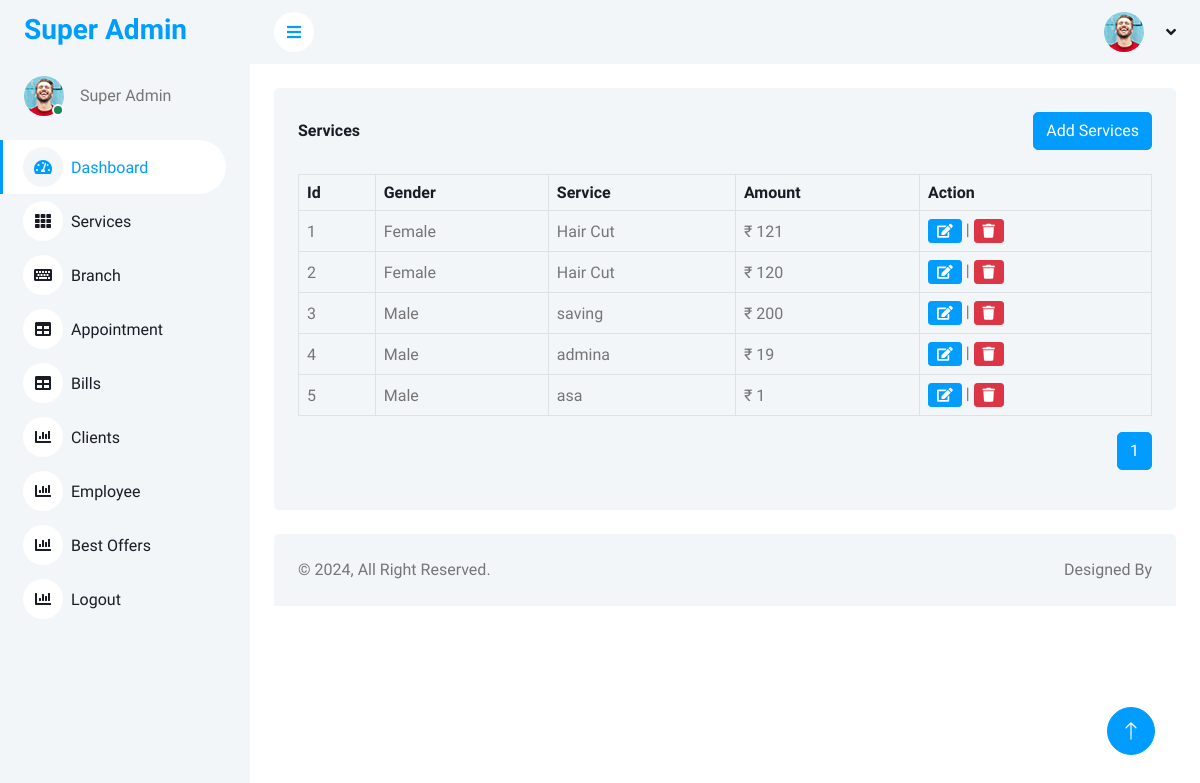
Screenshot of /sup-admin/services.php (signed in) with the database file from the repository.
### tables this page shows
CREATE TABLE `sal_service` (
  `id` int(10) NOT NULL,
  `gender` varchar(255) NOT NULL,
  `name` varchar(255) NOT NULL,
  `price` varchar(255) NOT NULL
);

### sup-admin/services.php (the view, shortened to what this page needs)
<?php
include("../admin/db.php");
$recordsPerPage = 5;
if (isset($_GET['page']) && is_numeric($_GET['page'])) {
  $currentPage = $_GET['page'];
} else {
  $currentPage = 1;
}
$offset = ($currentPage - 1) * $recordsPerPage;
?>
<?php include("header.php");?>
<body>
    <div class="container-xxl position-relative bg-white d-flex p-0">
            <?php include("siderbar.php");?>
        <div class="content">
                <?php include("nav.php");?>
            <div class="container-fluid pt-4 px-4">
                <div class="bg-light text-center rounded p-4">
                    <div class="d-flex align-items-center justify-content-between mb-4">
                        <h6 class="mb-0">Services</h6>
                        <a class="btn btn-primary" href="add-service.php">Add Services</a>
                    </div>
                    <div class="table-responsive">
                        <table class="table text-start align-middle table-bordered table-hover mb-0">
                            <thead>
                                <tr class="text-dark">
                                    <th scope="col">Id</th>
                                    <th scope="col">Gender</th>
                                    <th scope="col">Service</th>
                                    <th scope="col">Amount</th>
                                    <th scope="col">Action</th>
                                </tr>
                            </thead>
                            <tbody>
                                <?php
                                $id = 1;
                                $res = $conn->query("SELECT * FROM `sal_service` LIMIT $offset, $recordsPerPage");
                                while($row = $res->fetch_assoc()) {
                                    $gender = $row['gender'];
                                    $service = $row['name'];
                                    $price = $row['price'];
                                    $seid = $row['id'];
                                ?>
                                <tr>
                                    <td><?=$id?></td>
                                    <td>
                                        <?php
                                        if($gender == '1')
                                        {
                                            echo "Male";
                                        }
                                        else if($gender == '2')
                                        {
                                            echo "Female";
                                        }
                                        else{
                                            echo "Not Selected";
                                        }
                                        ?>
                                    </td>
                                    <td><?=$service?></td>
                                    <td>₹ <?=$price?></td>
                                    <td>
                                        <a class="btn btn-sm btn-primary" href="edit-service.php?seid=<?=$seid?>"><i class="fa fa-edit"></i></a> |
                                        <a class="btn btn-sm btn-danger" href="?seid=<?=$seid?>" onclick="return confirm('Are you sure you want to delete this item?');">
                                            <i class="fa fa-trash"></i>
                                        </a>
                                    </td>
                                </tr>
                                <?php
                                    $id++;
                                }
                                ?>
                            </tbody>
                        </table>
                        <ul class="pagination rounded mt-3" style="float:right;">
                            <?php
                            $totalPages = ceil($conn->query("SELECT COUNT(*) FROM `sal_service`")->fetch_row()[0] / $recordsPerPage);
                            for ($i = 1; $i <= $totalPages; $i++) {
                                echo "<li class='page-item " . ($i == $currentPage ? 'active' : '') . "'><a class='page-link' href='?page=$i'>$i</a></li>";
                            }
                            ?>
                        </ul>
                    </div>
                </div>
            </div>
                <?php include("footer.php");?>
        </div>
    </div>
</body>

### sup-admin/css/style.css (style rules this page uses)
.btn { transition: .5s; }
.btn.btn-primary { color: #FFFFFF; }
.content { margin-left: 250px; min-height: 100vh; background: #FFFFFF; transition: 0.5s; }
@media (min-width: 992px) { .content { width: calc(100% - 250px); } }

### rows the page displays
sal_service: gender "Female", name "Hair Cut", price "121"
sal_service: gender "Female", name "Hair Cut", price "120"
sal_service: gender "Male", name "saving", price "200"
sal_service: gender "Male", name "admina", price "19"
sal_service: gender "Male", name "asa", price "1"
